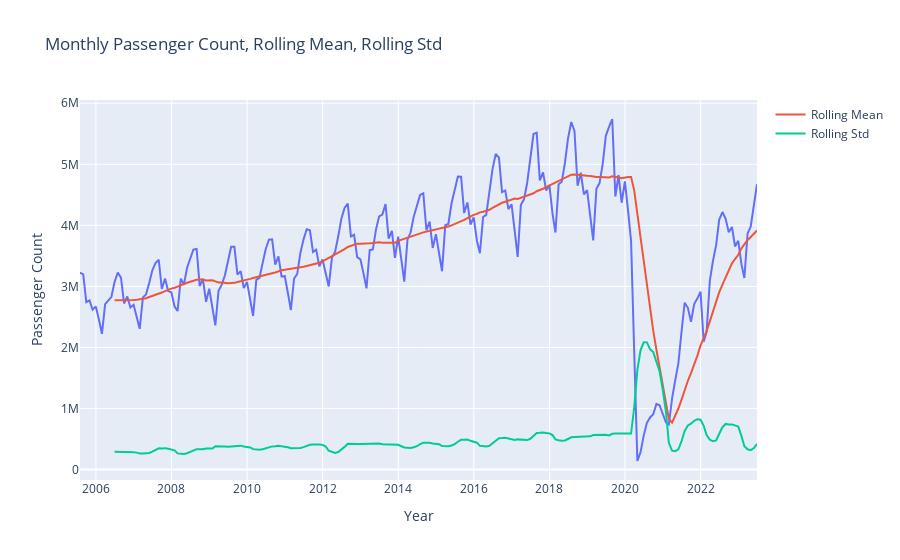

Source (notebook cell):
### Code cell
# Rolling Mean and Standard Deviation
rolling_mean = monthly_data['Passenger_Count'].rolling(window=12).mean()
rolling_std = monthly_data['Passenger_Count'].rolling(window=12).std()

# Plotting using Plotly Express
fig = px.line(x=monthly_data.index, y=monthly_data['Passenger_Count'], labels={'y': 'Passenger_Count'},
              title='Monthly Passenger Count, Rolling Mean, Rolling Std')

fig.add_scatter(x=rolling_mean.index, y=rolling_mean, mode='lines', name='Rolling Mean')
fig.add_scatter(x=rolling_std.index, y=rolling_std, mode='lines', name='Rolling Std')

# Customize the layout
fig.update_layout(xaxis_title='Year', yaxis_title='Passenger Count')
fig.show()

### Figure 1 — Plotly figure (JSON) as saved in the notebook; plotly's stock layout.template omitted (floating-point values rounded to 4 significant figures; data arrays with more than 128 entries replaced by an {"elided": "..."} marker saying what was removed)
{"data": [{"hovertemplate": "x=%{x}<br>Passenger_Count=%{y}<extra></extra>", "legendgroup": "", "line": {"color": "#636efa", "dash": "solid"}, "marker": {"symbol": "circle"}, "mode": "lines", "name": "", "orientation": "v", "showlegend": false, "type": "scatter", "x": {"elided": "216 str values"}, "xaxis": "x", "y": {"elided": "216 int values"}, "yaxis": "y"}, {"mode": "lines", "name": "Rolling Mean", "type": "scatter", "x": {"elided": "216 str values"}, "y": {"elided": "216 float values"}}, {"mode": "lines", "name": "Rolling Std", "type": "scatter", "x": {"elided": "216 str values"}, "y": {"elided": "216 float values"}}], "layout": {"legend": {"tracegroupgap": 0}, "title": {"text": "Monthly Passenger Count, Rolling Mean, Rolling Std"}, "xaxis": {"anchor": "y", "domain": [0, 1], "title": {"text": "Year"}}, "yaxis": {"anchor": "x", "domain": [0, 1], "title": {"text": "Passenger Count"}}}}
